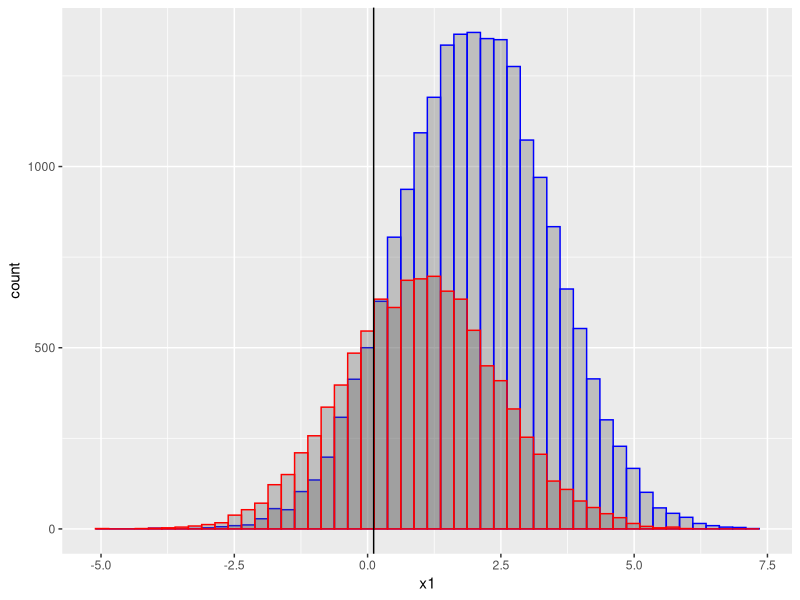
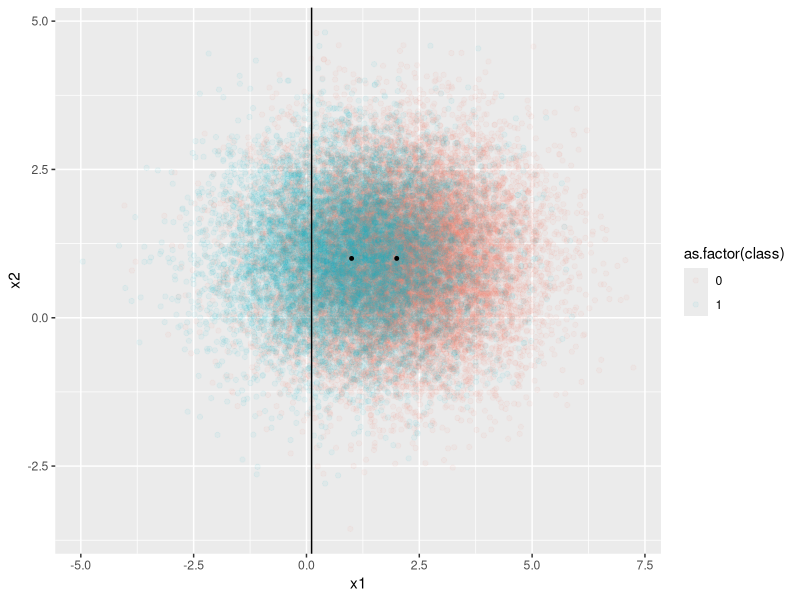

Here is the R script that generated these plots, in order:
# Tests for ML PSET2 - Linear Discriminant Analysis

library(mvtnorm)

# Create fake data
c0 <- mvtnorm::rmvnorm(20000, mean = c(2, 1),
                 sigma = diag(c(2, 1)))
c1 <- mvtnorm::rmvnorm(10000, mean = c(1, 1),
                 sigma = diag(c(2, 1)))

data = data.frame(rbind(c0, c1))
colnames(data) <- c("x1", "x2")
data$class <- c(rep(0, 20000), rep(1, 10000))
head(data)


# Plot my solution (decision boundary is the vertical line x0 = .1137)
library(ggplot2)

means <- data.frame(x1 = c(2, 1), x2=c(1, 1))

# Histogram
ggplot() +
  geom_histogram(data = data[data$class==0, ], aes(x=x1), color = "blue", alpha = .3, bins = 50) +
  geom_histogram(data = data[data$class==1, ], aes(x=x1), color = "red", alpha = .3, bins = 50) +
  geom_vline(xintercept = .1137)
# YES!

# Plot
ggplot(data = data, aes(x=x1, y=x2, color=as.factor(class))) +
  geom_point(alpha = .05) +
  geom_vline(xintercept = .1137) +
  geom_point(data = means, aes(x=x1, y=x2), inherit.aes = FALSE, size = 1)

# WTF --- MASS::lda performs some sort of standardization beforehand...
library(MASS)
fit_lda <- MASS::lda(class ~ x1 + x2, data=data)
fit_lda

